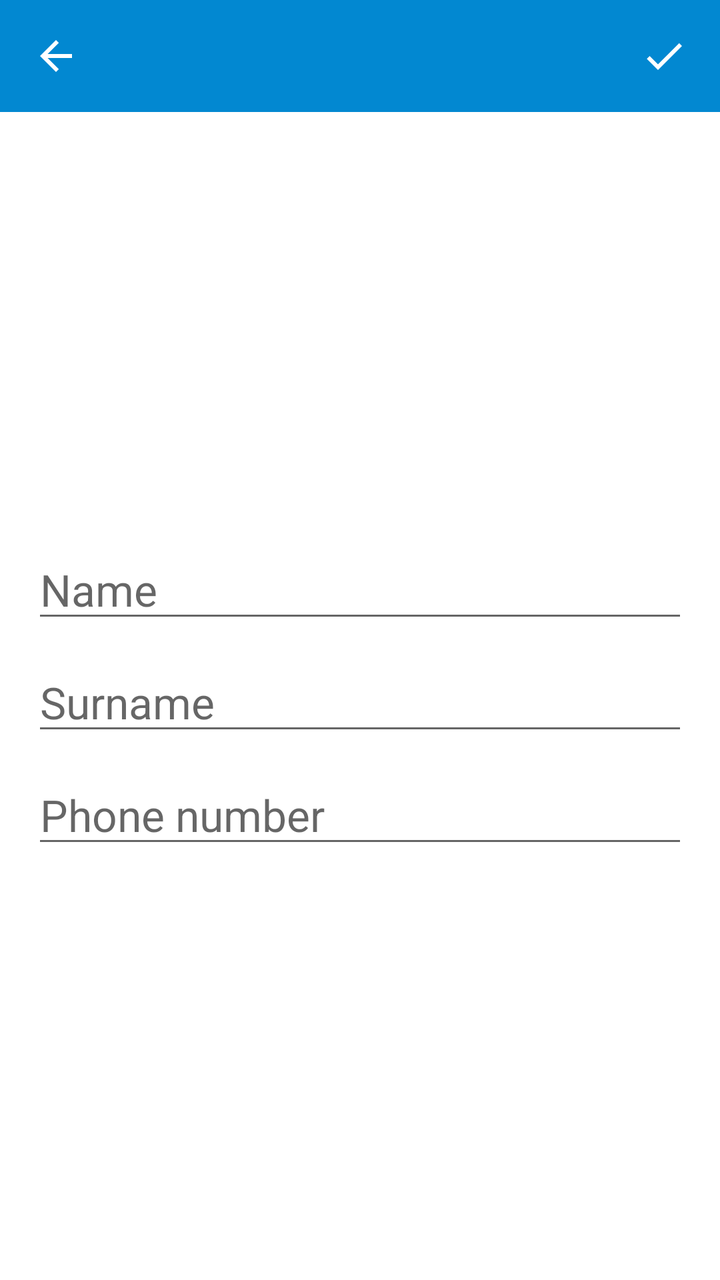
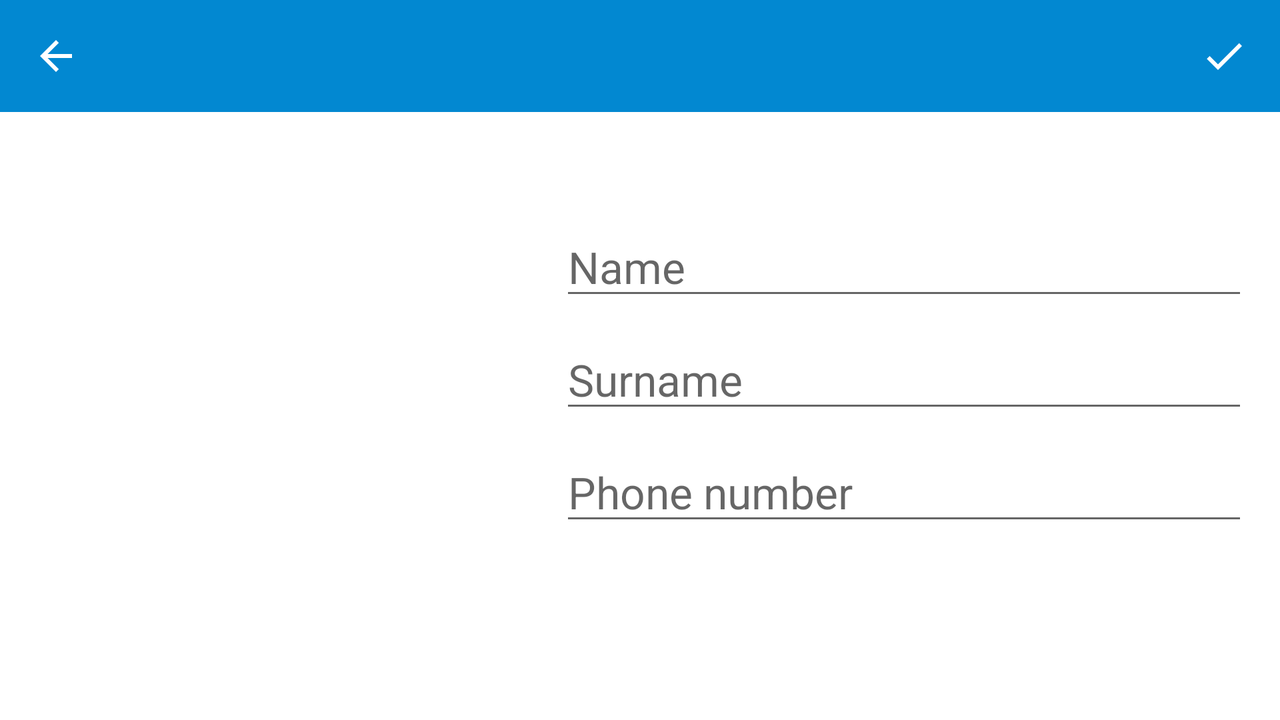

First picture: res/layout/ on a phone held upright. Second picture: the repository's own variant of that layout, on a device whose configuration matches the variant's folder. Source for both follows.
<!-- AndroidManifest.xml: application theme Theme.AppTheme -->
<!-- res/layout/fragment_contact_details.xml -->
<?xml version="1.0" encoding="utf-8"?>
<LinearLayout xmlns:android="http://schemas.android.com/apk/res/android"
    xmlns:tools="http://schemas.android.com/tools"
    android:layout_width="match_parent"
    android:layout_height="match_parent"
    android:background="@color/color_background_contact_details"
    android:orientation="vertical"
    tools:context=".presentation.contact_details.ContactDetailsFragment">

    <include
        android:id="@+id/toolbar_contact_details_container"
        layout="@layout/toolbar_contact_details_layout" />

    <ScrollView
        android:layout_width="match_parent"
        android:layout_height="wrap_content">

        <LinearLayout
            android:layout_width="match_parent"
            android:layout_height="wrap_content"
            android:orientation="vertical">

            <ImageView
                android:id="@+id/contact_details_photo"
                android:layout_width="@dimen/image_contact_details_size"
                android:layout_height="@dimen/image_contact_details_size"
                android:layout_gravity="center"
                android:layout_margin="@dimen/app_big_margin"
                android:contentDescription="@string/text_desc_image_contact"
                android:scaleType="fitCenter"
                android:src="@drawable/default_photo" />

            <EditText
                android:id="@+id/contact_details_name"
                style="@style/ContactDetails.EditTextName"
                android:hint="@string/text_hint_contact_name" />

            <EditText
                android:id="@+id/contact_details_surname"
                style="@style/ContactDetails.EditTextSurname"
                android:layout_marginTop="@dimen/app_normal_margin"
                android:hint="@string/text_hint_contact_surname" />

            <EditText
                android:id="@+id/contact_details_phone"
                style="@style/ContactDetails.EditTextPhone"
                android:layout_marginTop="@dimen/app_normal_margin"
                android:hint="@string/text_hint_contact_phone_number" />

        </LinearLayout>

    </ScrollView>

</LinearLayout>
<!-- res/layout/toolbar_contact_details_layout.xml (included above) -->
<?xml version="1.0" encoding="utf-8"?>
<androidx.appcompat.widget.Toolbar xmlns:android="http://schemas.android.com/apk/res/android"
    xmlns:app="http://schemas.android.com/apk/res-auto"
    android:id="@+id/toolbar_contact_details"
    style="@style/Toolbar"
    app:contentInsetStart="0dp">

    <androidx.constraintlayout.widget.ConstraintLayout
        android:layout_width="match_parent"
        android:layout_height="match_parent">

        <ImageButton
            android:id="@+id/contact_details_toolbar_btn_back"
            style="@style/Toolbar.BaseButton"
            android:contentDescription="@string/text_desc_image_back"
            android:src="@drawable/ic_back"
            app:layout_constraintStart_toStartOf="parent"
            app:layout_constraintTop_toTopOf="parent" />

        <ImageButton
            android:id="@+id/contact_details_toolbar_btn_done"
            style="@style/Toolbar.BaseButton"
            android:contentDescription="@string/text_desc_image_done"
            android:src="@drawable/ic_done"
            app:layout_constraintEnd_toEndOf="parent"
            app:layout_constraintTop_toTopOf="parent" />

    </androidx.constraintlayout.widget.ConstraintLayout>

</androidx.appcompat.widget.Toolbar>
<!-- resources referenced by this layout -->
<resources>
  <color name="color_background_contact_details">@color/color_white</color>
  <dimen name="app_big_margin">32dp</dimen>
  <dimen name="app_normal_margin">10dp</dimen>
  <dimen name="image_contact_details_size">150dp</dimen>
  <!-- drawable ic_back (drawable) -->
  <vector android:autoMirrored="true" android:height="24dp"
      android:tint="@color/color_on_primary" android:viewportHeight="24"
      android:viewportWidth="24" android:width="24dp" xmlns:android="http://schemas.android.com/apk/res/android">
      <path android:fillColor="@color/color_on_primary" android:pathData="M20,11H7.83l5.59,-5.59L12,4l-8,8 8,8 1.41,-1.41L7.83,13H20v-2z"/>
  </vector>
  <!-- drawable ic_done (drawable) -->
  <vector android:height="24dp" android:tint="@color/color_on_primary"
      android:viewportHeight="24" android:viewportWidth="24"
      android:width="24dp" xmlns:android="http://schemas.android.com/apk/res/android">
      <path android:fillColor="@color/color_on_primary" android:pathData="M9,16.17L4.83,12l-1.42,1.41L9,19 21,7l-1.41,-1.41z"/>
  </vector>
  <string name="text_desc_image_back">Back</string>
  <string name="text_desc_image_contact">Contact</string>
  <string name="text_desc_image_done">Done</string>
  <string name="text_hint_contact_name">Name</string>
  <string name="text_hint_contact_phone_number">Phone number</string>
  <string name="text_hint_contact_surname">Surname</string>
  <!-- from res/values-v26/ -->
  <style name="ContactDetails.EditTextName" parent="ContactDetails.BaseEditText">
          <item name="android:autofillHints">cc-given-name</item>
          <item name="android:inputType">textCapSentences</item>
      </style>
  <!-- from res/values-v26/ -->
  <style name="ContactDetails.EditTextPhone" parent="ContactDetails.BaseEditText">
          <item name="android:autofillHints">phoneNumberDevice</item>
          <item name="android:inputType">phone</item>
      </style>
  <!-- from res/values-v26/ -->
  <style name="ContactDetails.EditTextSurname" parent="ContactDetails.BaseEditText">
          <item name="android:autofillHints">family-name</item>
          <item name="android:inputType">textCapSentences</item>
      </style>
  <style name="Toolbar">
          <item name="android:layout_width">match_parent</item>
          <item name="android:layout_height">?attr/actionBarSize</item>
          <item name="android:theme">@style/ThemeOverlay.AppCompat.Dark.ActionBar</item>
          <item name="android:background">@color/color_primary</item>
      </style>
  <style name="Toolbar.BaseButton">
          <item name="android:layout_width">?attr/actionBarSize</item>
          <item name="android:layout_height">?attr/actionBarSize</item>
          <item name="android:background">?attr/actionBarItemBackground</item>
      </style>
  <color name="color_white">#FFFFFF</color>
  <color name="color_on_primary">@color/color_white</color>
  <style name="ContactDetails.BaseEditText" parent="PrimaryBigText">
          <item name="android:layout_width">match_parent</item>
          <item name="android:layout_marginStart">@dimen/app_margin</item>
          <item name="android:layout_marginEnd">@dimen/app_margin</item>
      </style>
  <color name="color_primary">@color/color_blue</color>
  <color name="color_primary_variant">@color/color_dark_blue</color>
  <color name="color_secondary">@color/color_blue</color>
  <color name="color_secondary_variant">@color/color_blue</color>
  <color name="color_on_secondary">@color/color_black</color>
  <style name="PrimaryBigText">
          <item name="android:layout_width">wrap_content</item>
          <item name="android:layout_height">wrap_content</item>
          <item name="android:textColor">@color/color_black</item>
          <item name="android:textSize">@dimen/text_big</item>
      </style>
  <dimen name="app_margin">16dp</dimen>
  <color name="color_blue">#0288d1</color>
  <color name="color_dark_blue">#01579b</color>
  <color name="color_black">#000000</color>
  <dimen name="text_big">22sp</dimen>
  <!-- some entries are left out for length -->
</resources>
<!-- res/layout-land/fragment_contact_details.xml (the repository's variant of the layout above) -->
<!-- drawn on the phone turned sideways -->
<?xml version="1.0" encoding="utf-8"?>
<LinearLayout xmlns:android="http://schemas.android.com/apk/res/android"
    xmlns:app="http://schemas.android.com/apk/res-auto"
    xmlns:tools="http://schemas.android.com/tools"
    android:layout_width="match_parent"
    android:layout_height="match_parent"
    android:background="@color/color_background_contact_details"
    android:orientation="vertical"
    tools:context=".presentation.contact_details.ContactDetailsFragment">

    <include
        android:id="@+id/toolbar_contact_details_container"
        layout="@layout/toolbar_contact_details_layout" />

    <ScrollView
        android:layout_width="match_parent"
        android:layout_height="wrap_content">

        <androidx.constraintlayout.widget.ConstraintLayout
            android:layout_width="match_parent"
            android:layout_height="wrap_content">

            <LinearLayout
                android:id="@+id/contact_details_left_container"
                android:layout_width="wrap_content"
                android:layout_height="match_parent"
                android:orientation="vertical"
                app:layout_constraintBottom_toBottomOf="parent"
                app:layout_constraintEnd_toStartOf="@id/contact_details_right_container"
                app:layout_constraintStart_toStartOf="parent"
                app:layout_constraintTop_toTopOf="parent">

                <ImageView
                    android:id="@+id/contact_details_photo"
                    android:layout_width="@dimen/image_contact_details_size_land"
                    android:layout_height="@dimen/image_contact_details_size_land"
                    android:layout_gravity="center"
                    android:layout_margin="@dimen/app_big_margin"
                    android:contentDescription="@string/text_desc_image_contact"
                    android:scaleType="fitCenter"
                    android:src="@drawable/default_photo" />
            </LinearLayout>

            <LinearLayout
                android:id="@+id/contact_details_right_container"
                android:layout_width="0dp"
                android:layout_height="match_parent"
                android:orientation="vertical"
                app:layout_constraintBottom_toBottomOf="parent"
                app:layout_constraintEnd_toEndOf="parent"
                app:layout_constraintStart_toEndOf="@id/contact_details_left_container"
                app:layout_constraintTop_toTopOf="parent">

                <EditText
                    android:id="@+id/contact_details_name"
                    style="@style/ContactDetails.EditTextName"
                    android:layout_width="match_parent"
                    android:layout_height="wrap_content"
                    android:width="0dp"
                    android:hint="@string/text_hint_contact_name"
                    android:inputType="textCapSentences" />

                <EditText
                    android:id="@+id/contact_details_surname"
                    style="@style/ContactDetails.EditTextSurname"
                    android:layout_width="match_parent"
                    android:layout_height="wrap_content"
                    android:layout_marginTop="@dimen/app_normal_margin"
                    android:width="0dp"
                    android:hint="@string/text_hint_contact_surname"
                    android:inputType="textCapSentences" />

                <EditText
                    android:id="@+id/contact_details_phone"
                    style="@style/ContactDetails.EditTextPhone"
                    android:layout_width="match_parent"
                    android:layout_height="wrap_content"
                    android:layout_marginTop="@dimen/app_normal_margin"
                    android:hint="@string/text_hint_contact_phone_number"
                    android:inputType="phone" />
            </LinearLayout>

        </androidx.constraintlayout.widget.ConstraintLayout>

    </ScrollView>

</LinearLayout>
<!-- resources referenced by the variant -->
<!-- as the phone turned sideways resolves them -->
<resources>
  <color name="color_background_contact_details">@color/color_white</color>
  <dimen name="app_big_margin">32dp</dimen>
  <dimen name="app_normal_margin">10dp</dimen>
  <dimen name="image_contact_details_size_land">200dp</dimen>
  <!-- drawable ic_back (drawable) -->
  <vector android:autoMirrored="true" android:height="24dp"
      android:tint="@color/color_on_primary" android:viewportHeight="24"
      android:viewportWidth="24" android:width="24dp" xmlns:android="http://schemas.android.com/apk/res/android">
      <path android:fillColor="@color/color_on_primary" android:pathData="M20,11H7.83l5.59,-5.59L12,4l-8,8 8,8 1.41,-1.41L7.83,13H20v-2z"/>
  </vector>
  <!-- drawable ic_done (drawable) -->
  <vector android:height="24dp" android:tint="@color/color_on_primary"
      android:viewportHeight="24" android:viewportWidth="24"
      android:width="24dp" xmlns:android="http://schemas.android.com/apk/res/android">
      <path android:fillColor="@color/color_on_primary" android:pathData="M9,16.17L4.83,12l-1.42,1.41L9,19 21,7l-1.41,-1.41z"/>
  </vector>
  <string name="text_desc_image_back">Back</string>
  <string name="text_desc_image_contact">Contact</string>
  <string name="text_desc_image_done">Done</string>
  <string name="text_hint_contact_name">Name</string>
  <string name="text_hint_contact_phone_number">Phone number</string>
  <string name="text_hint_contact_surname">Surname</string>
  <!-- from res/values-v26/ -->
  <style name="ContactDetails.EditTextName" parent="ContactDetails.BaseEditText">
          <item name="android:autofillHints">cc-given-name</item>
          <item name="android:inputType">textCapSentences</item>
      </style>
  <!-- from res/values-v26/ -->
  <style name="ContactDetails.EditTextPhone" parent="ContactDetails.BaseEditText">
          <item name="android:autofillHints">phoneNumberDevice</item>
          <item name="android:inputType">phone</item>
      </style>
  <!-- from res/values-v26/ -->
  <style name="ContactDetails.EditTextSurname" parent="ContactDetails.BaseEditText">
          <item name="android:autofillHints">family-name</item>
          <item name="android:inputType">textCapSentences</item>
      </style>
  <style name="Toolbar">
          <item name="android:layout_width">match_parent</item>
          <item name="android:layout_height">?attr/actionBarSize</item>
          <item name="android:theme">@style/ThemeOverlay.AppCompat.Dark.ActionBar</item>
          <item name="android:background">@color/color_primary</item>
      </style>
  <style name="Toolbar.BaseButton">
          <item name="android:layout_width">?attr/actionBarSize</item>
          <item name="android:layout_height">?attr/actionBarSize</item>
          <item name="android:background">?attr/actionBarItemBackground</item>
      </style>
  <color name="color_white">#FFFFFF</color>
  <color name="color_on_primary">@color/color_white</color>
  <style name="ContactDetails.BaseEditText" parent="PrimaryBigText">
          <item name="android:layout_width">match_parent</item>
          <item name="android:layout_marginStart">@dimen/app_margin</item>
          <item name="android:layout_marginEnd">@dimen/app_margin</item>
      </style>
  <color name="color_primary">@color/color_blue</color>
  <color name="color_primary_variant">@color/color_dark_blue</color>
  <color name="color_secondary">@color/color_blue</color>
  <color name="color_secondary_variant">@color/color_blue</color>
  <color name="color_on_secondary">@color/color_black</color>
  <style name="PrimaryBigText">
          <item name="android:layout_width">wrap_content</item>
          <item name="android:layout_height">wrap_content</item>
          <item name="android:textColor">@color/color_black</item>
          <item name="android:textSize">@dimen/text_big</item>
      </style>
  <dimen name="app_margin">16dp</dimen>
  <color name="color_blue">#0288d1</color>
  <color name="color_dark_blue">#01579b</color>
  <color name="color_black">#000000</color>
  <dimen name="text_big">22sp</dimen>
  <!-- some entries are left out for length -->
</resources>
